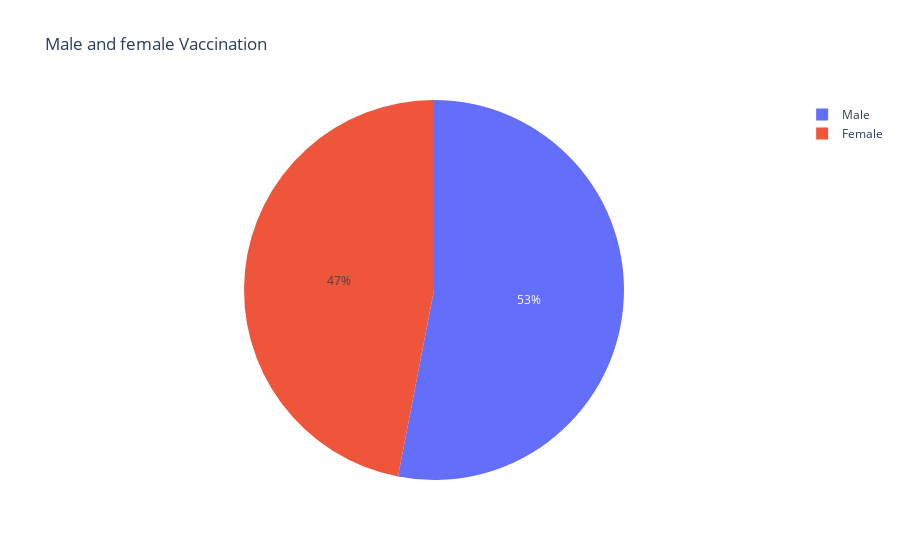

The cell this chart's notebook holds for it:
### Code cell
#Male vs Female vaccination
male=vaccination["Male(Individuals Vaccinated)"].sum()
female=vaccination["Female(Individuals Vaccinated)"].sum()
px.pie(names=["Male","Female"],values=[male,female],title="Male and female Vaccination")

### Figure 1 — Plotly figure (JSON) as saved in the notebook; plotly's stock layout.template omitted (floating-point values rounded to 4 significant figures)
{"data": [{"domain": {"x": [0, 1], "y": [0, 1]}, "hovertemplate": "label=%{label}<br>value=%{value}<extra></extra>", "labels": ["Male", "Female"], "legendgroup": "", "name": "", "showlegend": true, "type": "pie", "values": [7138698858, 6321628736]}], "layout": {"legend": {"tracegroupgap": 0}, "title": {"text": "Male and female Vaccination"}}}
